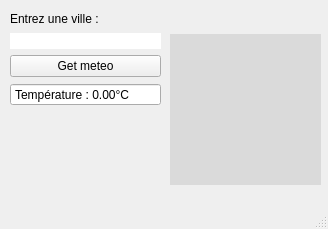
<?xml version="1.0" encoding="UTF-8"?>
<ui version="4.0">
 <class>MainWindow</class>
 <widget class="QMainWindow" name="MainWindow">
  <property name="geometry">
   <rect>
    <x>0</x>
    <y>0</y>
    <width>328</width>
    <height>229</height>
   </rect>
  </property>
  <property name="windowTitle">
   <string>Meteo</string>
  </property>
  <property name="windowIcon">
   <iconset>
    <normaloff>C:/Users/gpaulhe.LAFAYETTE/Desktop/Weather_(iOS).png</normaloff>C:/Users/gpaulhe.LAFAYETTE/Desktop/Weather_(iOS).png</iconset>
  </property>
  <widget class="QWidget" name="centralwidget">
   <widget class="QWidget" name="verticalLayoutWidget">
    <property name="geometry">
     <rect>
      <x>10</x>
      <y>10</y>
      <width>151</width>
      <height>118</height>
     </rect>
    </property>
    <layout class="QVBoxLayout" name="verticalLayout">
     <item>
      <widget class="QLabel" name="label">
       <property name="text">
        <string>Entrez une ville :</string>
       </property>
      </widget>
     </item>
     <item>
      <widget class="QLineEdit" name="choix">
       <property name="styleSheet">
        <string notr="true">border-radius: 20px;</string>
       </property>
      </widget>
     </item>
     <item>
      <widget class="QPushButton" name="pushButton">
       <property name="styleSheet">
        <string notr="true"/>
       </property>
       <property name="text">
        <string>Get meteo</string>
       </property>
      </widget>
     </item>
     <item>
      <widget class="QDoubleSpinBox" name="temp">
       <property name="styleSheet">
        <string notr="true"/>
       </property>
       <property name="buttonSymbols">
        <enum>QAbstractSpinBox::NoButtons</enum>
       </property>
       <property name="prefix">
        <string>Température : </string>
       </property>
       <property name="suffix">
        <string>°C</string>
       </property>
       <property name="minimum">
        <double>-100.000000000000000</double>
       </property>
       <property name="maximum">
        <double>100.000000000000000</double>
       </property>
      </widget>
     </item>
     <item>
      <widget class="QLabel" name="meteo">
       <property name="text">
        <string/>
       </property>
      </widget>
     </item>
    </layout>
   </widget>
   <widget class="QLabel" name="label_2">
    <property name="geometry">
     <rect>
      <x>170</x>
      <y>34</y>
      <width>151</width>
      <height>151</height>
     </rect>
    </property>
    <property name="styleSheet">
     <string notr="true">background-color: rgb(218, 218, 218);</string>
    </property>
    <property name="text">
     <string/>
    </property>
   </widget>
   <widget class="QLabel" name="label_3">
    <property name="geometry">
     <rect>
      <x>180</x>
      <y>44</y>
      <width>131</width>
      <height>131</height>
     </rect>
    </property>
    <property name="sizePolicy">
     <sizepolicy hsizetype="Preferred" vsizetype="Preferred">
      <horstretch>0</horstretch>
      <verstretch>0</verstretch>
     </sizepolicy>
    </property>
    <property name="text">
     <string/>
    </property>
    <property name="alignment">
     <set>Qt::AlignCenter</set>
    </property>
   </widget>
   <zorder>label_2</zorder>
   <zorder>verticalLayoutWidget</zorder>
   <zorder>label_3</zorder>
  </widget>
  <widget class="QMenuBar" name="menubar">
   <property name="geometry">
    <rect>
     <x>0</x>
     <y>0</y>
     <width>328</width>
     <height>20</height>
    </rect>
   </property>
  </widget>
  <widget class="QStatusBar" name="statusbar"/>
 </widget>
 <resources/>
 <connections/>
</ui>
